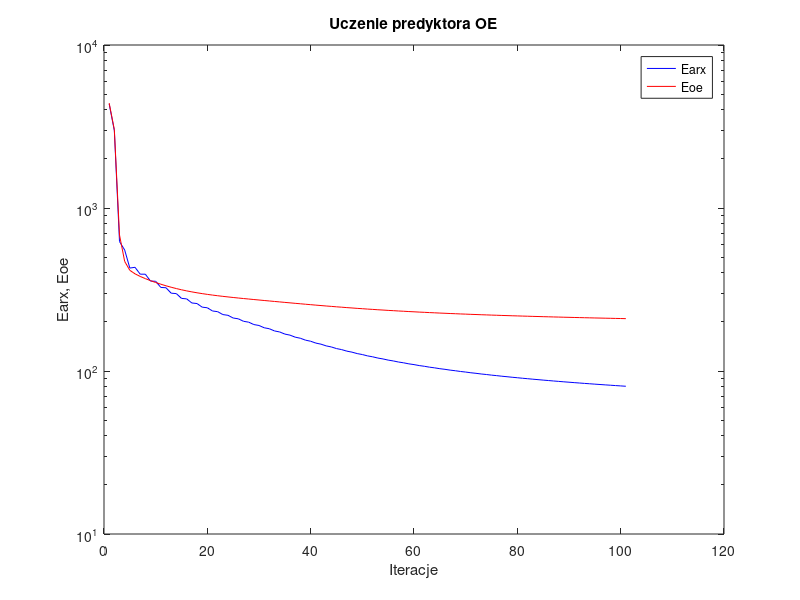
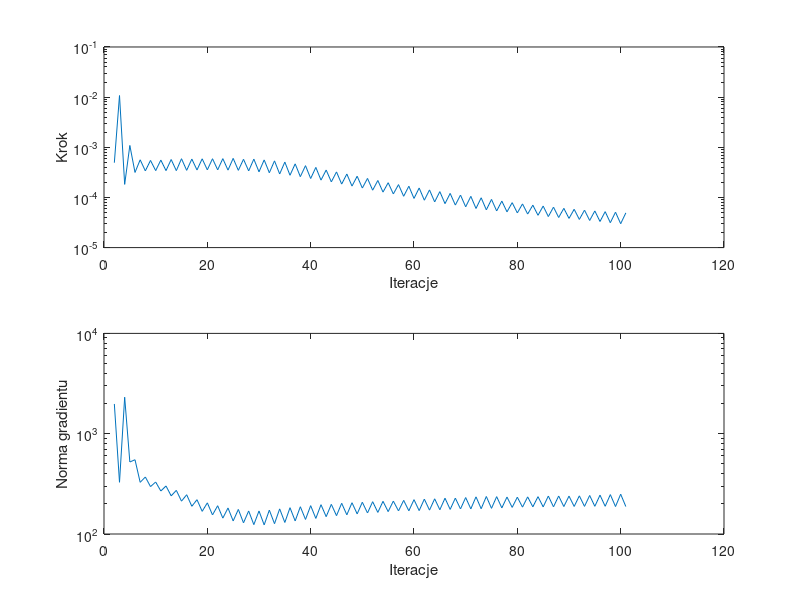

These charts were generated, in order, by the following MATLAB code:
%uczenie predyktora oe
clear all;
n=0; farx(n+1)=4.353634e+003; foe(n+1)=4.400708e+003; wspucz(n+1)=0.000000e+000; ng(n+1)=0.000000e+000;
n=1; farx(n+1)=2.986065e+003; foe(n+1)=3.024289e+003; krok(n+1)=4.927090e-004; ng(n+1)=1.979127e+003;
n=2; farx(n+1)=6.224092e+002; foe(n+1)=6.827533e+002; krok(n+1)=1.076348e-002; ng(n+1)=3.278477e+002;
n=3; farx(n+1)=5.525453e+002; foe(n+1)=4.702556e+002; krok(n+1)=1.821736e-004; ng(n+1)=2.310217e+003;
n=4; farx(n+1)=4.281304e+002; foe(n+1)=4.146465e+002; krok(n+1)=1.088038e-003; ng(n+1)=5.222261e+002;
n=5; farx(n+1)=4.326873e+002; foe(n+1)=3.946551e+002; krok(n+1)=3.151866e-004; ng(n+1)=5.500297e+002;
n=6; farx(n+1)=3.927092e+002; foe(n+1)=3.804298e+002; krok(n+1)=5.631478e-004; ng(n+1)=3.274472e+002;
n=7; farx(n+1)=3.925754e+002; foe(n+1)=3.688308e+002; krok(n+1)=3.383827e-004; ng(n+1)=3.701942e+002;
n=8; farx(n+1)=3.562979e+002; foe(n+1)=3.583724e+002; krok(n+1)=5.469456e-004; ng(n+1)=2.968788e+002;
n=9; farx(n+1)=3.551894e+002; foe(n+1)=3.491400e+002; krok(n+1)=3.423805e-004; ng(n+1)=3.297922e+002;
n=10; farx(n+1)=3.256250e+002; foe(n+1)=3.407297e+002; krok(n+1)=5.559287e-004; ng(n+1)=2.683246e+002;
n=11; farx(n+1)=3.241193e+002; foe(n+1)=3.332598e+002; krok(n+1)=3.423805e-004; ng(n+1)=3.012513e+002;
n=12; farx(n+1)=3.001996e+002; foe(n+1)=3.264816e+002; krok(n+1)=5.705256e-004; ng(n+1)=2.401237e+002;
n=13; farx(n+1)=2.984208e+002; foe(n+1)=3.204630e+002; krok(n+1)=3.423805e-004; ng(n+1)=2.723445e+002;
n=14; farx(n+1)=2.789148e+002; foe(n+1)=3.149890e+002; krok(n+1)=5.921158e-004; ng(n+1)=2.124743e+002;
n=15; farx(n+1)=2.770251e+002; foe(n+1)=3.101257e+002; krok(n+1)=3.467612e-004; ng(n+1)=2.463602e+002;
n=16; farx(n+1)=2.614490e+002; foe(n+1)=3.057872e+002; krok(n+1)=5.823131e-004; ng(n+1)=1.889079e+002;
n=17; farx(n+1)=2.593404e+002; foe(n+1)=3.019139e+002; krok(n+1)=3.529670e-004; ng(n+1)=2.199188e+002;
n=18; farx(n+1)=2.464742e+002; foe(n+1)=2.983779e+002; krok(n+1)=5.892785e-004; ng(n+1)=1.681717e+002;
n=19; farx(n+1)=2.442796e+002; foe(n+1)=2.951999e+002; krok(n+1)=3.550621e-004; ng(n+1)=2.044546e+002;
n=20; farx(n+1)=2.334826e+002; foe(n+1)=2.922609e+002; krok(n+1)=5.916287e-004; ng(n+1)=1.549537e+002;
n=21; farx(n+1)=2.312114e+002; foe(n+1)=2.895906e+002; krok(n+1)=3.550621e-004; ng(n+1)=1.914050e+002;
n=22; farx(n+1)=2.219349e+002; foe(n+1)=2.870681e+002; krok(n+1)=5.939298e-004; ng(n+1)=1.439885e+002;
n=23; farx(n+1)=2.196033e+002; foe(n+1)=2.847480e+002; krok(n+1)=3.505243e-004; ng(n+1)=1.816828e+002;
n=24; farx(n+1)=2.113884e+002; foe(n+1)=2.824936e+002; krok(n+1)=6.011432e-004; ng(n+1)=1.349924e+002;
n=25; farx(n+1)=2.089989e+002; foe(n+1)=2.803976e+002; krok(n+1)=3.467612e-004; ng(n+1)=1.757981e+002;
n=26; farx(n+1)=2.018279e+002; foe(n+1)=2.783545e+002; krok(n+1)=5.769389e-004; ng(n+1)=1.292124e+002;
n=27; farx(n+1)=1.993551e+002; foe(n+1)=2.764316e+002; krok(n+1)=3.383827e-004; ng(n+1)=1.697737e+002;
n=28; farx(n+1)=1.927311e+002; foe(n+1)=2.744773e+002; krok(n+1)=5.805971e-004; ng(n+1)=1.240108e+002;
n=29; farx(n+1)=1.902346e+002; foe(n+1)=2.726311e+002; krok(n+1)=3.241749e-004; ng(n+1)=1.696189e+002;
n=30; farx(n+1)=1.841985e+002; foe(n+1)=2.707462e+002; krok(n+1)=5.604282e-004; ng(n+1)=1.233161e+002;
n=31; farx(n+1)=1.816659e+002; foe(n+1)=2.689675e+002; krok(n+1)=3.106177e-004; ng(n+1)=1.730279e+002;
n=32; farx(n+1)=1.761190e+002; foe(n+1)=2.671270e+002; krok(n+1)=5.362293e-004; ng(n+1)=1.267209e+002;
n=33; farx(n+1)=1.735875e+002; foe(n+1)=2.653965e+002; krok(n+1)=2.935517e-004; ng(n+1)=1.780489e+002;
n=34; farx(n+1)=1.684788e+002; foe(n+1)=2.635871e+002; krok(n+1)=5.069434e-004; ng(n+1)=1.303243e+002;
n=35; farx(n+1)=1.659688e+002; foe(n+1)=2.619070e+002; krok(n+1)=2.767368e-004; ng(n+1)=1.829476e+002;
n=36; farx(n+1)=1.613192e+002; foe(n+1)=2.601429e+002; krok(n+1)=4.676141e-004; ng(n+1)=1.350564e+002;
n=37; farx(n+1)=1.588582e+002; foe(n+1)=2.585248e+002; krok(n+1)=2.594055e-004; ng(n+1)=1.869919e+002;
n=38; farx(n+1)=1.546113e+002; foe(n+1)=2.568108e+002; krok(n+1)=4.302964e-004; ng(n+1)=1.397165e+002;
n=39; farx(n+1)=1.522504e+002; foe(n+1)=2.552570e+002; krok(n+1)=2.385047e-004; ng(n+1)=1.917120e+002;
n=40; farx(n+1)=1.483451e+002; foe(n+1)=2.535887e+002; krok(n+1)=3.970634e-004; ng(n+1)=1.430059e+002;
n=41; farx(n+1)=1.460778e+002; foe(n+1)=2.521094e+002; krok(n+1)=2.215284e-004; ng(n+1)=1.959532e+002;
n=42; farx(n+1)=1.426109e+002; foe(n+1)=2.505234e+002; krok(n+1)=3.519628e-004; ng(n+1)=1.488954e+002;
n=43; farx(n+1)=1.404546e+002; foe(n+1)=2.491335e+002; krok(n+1)=2.044712e-004; ng(n+1)=1.975813e+002;
n=44; farx(n+1)=1.372782e+002; foe(n+1)=2.476162e+002; krok(n+1)=3.229906e-004; ng(n+1)=1.523365e+002;
n=45; farx(n+1)=1.352725e+002; foe(n+1)=2.463026e+002; krok(n+1)=1.845902e-004; ng(n+1)=2.024923e+002;
n=46; farx(n+1)=1.323900e+002; foe(n+1)=2.448583e+002; krok(n+1)=2.930791e-004; ng(n+1)=1.553282e+002;
n=47; farx(n+1)=1.305157e+002; foe(n+1)=2.436299e+002; krok(n+1)=1.684609e-004; ng(n+1)=2.050578e+002;
n=48; farx(n+1)=1.279143e+002; foe(n+1)=2.422655e+002; krok(n+1)=2.647908e-004; ng(n+1)=1.586343e+002;
n=49; farx(n+1)=1.261662e+002; foe(n+1)=2.411195e+002; krok(n+1)=1.539526e-004; ng(n+1)=2.073834e+002;
n=50; farx(n+1)=1.238206e+002; foe(n+1)=2.398369e+002; krok(n+1)=2.394046e-004; ng(n+1)=1.620685e+002;
n=51; farx(n+1)=1.222056e+002; foe(n+1)=2.387681e+002; krok(n+1)=1.395201e-004; ng(n+1)=2.099612e+002;
n=52; farx(n+1)=1.200772e+002; foe(n+1)=2.375607e+002; krok(n+1)=2.178264e-004; ng(n+1)=1.641588e+002;
n=53; farx(n+1)=1.185763e+002; foe(n+1)=2.365659e+002; krok(n+1)=1.277305e-004; ng(n+1)=2.117764e+002;
n=54; farx(n+1)=1.166631e+002; foe(n+1)=2.354359e+002; krok(n+1)=1.966794e-004; ng(n+1)=1.671765e+002;
n=55; farx(n+1)=1.152659e+002; foe(n+1)=2.345106e+002; krok(n+1)=1.174532e-004; ng(n+1)=2.129129e+002;
n=56; farx(n+1)=1.135240e+002; foe(n+1)=2.334537e+002; krok(n+1)=1.802468e-004; ng(n+1)=1.699659e+002;
n=57; farx(n+1)=1.122500e+002; foe(n+1)=2.325878e+002; krok(n+1)=1.055010e-004; ng(n+1)=2.164359e+002;
n=58; farx(n+1)=1.106394e+002; foe(n+1)=2.315928e+002; krok(n+1)=1.673718e-004; ng(n+1)=1.703326e+002;
n=59; farx(n+1)=1.094710e+002; foe(n+1)=2.307830e+002; krok(n+1)=9.560623e-005; ng(n+1)=2.200262e+002;
n=60; farx(n+1)=1.079929e+002; foe(n+1)=2.298479e+002; krok(n+1)=1.543615e-004; ng(n+1)=1.711137e+002;
n=61; farx(n+1)=1.069081e+002; foe(n+1)=2.290918e+002; krok(n+1)=8.806747e-005; ng(n+1)=2.227175e+002;
n=62; farx(n+1)=1.055642e+002; foe(n+1)=2.282162e+002; krok(n+1)=1.413318e-004; ng(n+1)=1.730336e+002;
n=63; farx(n+1)=1.045544e+002; foe(n+1)=2.275096e+002; krok(n+1)=8.147519e-005; ng(n+1)=2.243286e+002;
n=64; farx(n+1)=1.033214e+002; foe(n+1)=2.266881e+002; krok(n+1)=1.306299e-004; ng(n+1)=1.745657e+002;
n=65; farx(n+1)=1.023835e+002; foe(n+1)=2.260250e+002; krok(n+1)=7.519941e-005; ng(n+1)=2.274306e+002;
n=66; farx(n+1)=1.012554e+002; foe(n+1)=2.252530e+002; krok(n+1)=1.203802e-004; ng(n+1)=1.758917e+002;
n=67; farx(n+1)=1.003743e+002; foe(n+1)=2.246314e+002; krok(n+1)=7.043991e-005; ng(n+1)=2.278684e+002;
n=68; farx(n+1)=9.933763e+001; foe(n+1)=2.239063e+002; krok(n+1)=1.116382e-004; ng(n+1)=1.778535e+002;
n=69; farx(n+1)=9.851998e+001; foe(n+1)=2.233202e+002; krok(n+1)=6.503398e-005; ng(n+1)=2.308975e+002;
n=70; farx(n+1)=9.755026e+001; foe(n+1)=2.226348e+002; krok(n+1)=1.051281e-004; ng(n+1)=1.780369e+002;
n=71; farx(n+1)=9.678909e+001; foe(n+1)=2.220804e+002; krok(n+1)=6.024230e-005; ng(n+1)=2.347115e+002;
n=72; farx(n+1)=9.588736e+001; foe(n+1)=2.214324e+002; krok(n+1)=9.848602e-005; ng(n+1)=1.786807e+002;
n=73; farx(n+1)=9.517078e+001; foe(n+1)=2.209081e+002; krok(n+1)=5.658127e-005; ng(n+1)=2.365663e+002;
n=74; farx(n+1)=9.434146e+001; foe(n+1)=2.202960e+002; krok(n+1)=9.140099e-005; ng(n+1)=1.802371e+002;
n=75; farx(n+1)=9.366069e+001; foe(n+1)=2.198007e+002; krok(n+1)=5.378705e-005; ng(n+1)=2.358215e+002;
n=76; farx(n+1)=9.290054e+001; foe(n+1)=2.192219e+002; krok(n+1)=8.459568e-005; ng(n+1)=1.820618e+002;
n=77; farx(n+1)=9.224902e+001; foe(n+1)=2.187535e+002; krok(n+1)=5.161420e-005; ng(n+1)=2.335199e+002;
n=78; farx(n+1)=9.154926e+001; foe(n+1)=2.182053e+002; krok(n+1)=7.872898e-005; ng(n+1)=1.842019e+002;
n=79; farx(n+1)=9.092935e+001; foe(n+1)=2.177603e+002; krok(n+1)=4.916986e-005; ng(n+1)=2.328295e+002;
n=80; farx(n+1)=9.027504e+001; foe(n+1)=2.172390e+002; krok(n+1)=7.432247e-005; ng(n+1)=1.853788e+002;
n=81; farx(n+1)=8.968681e+001; foe(n+1)=2.168145e+002; krok(n+1)=4.661880e-005; ng(n+1)=2.345381e+002;
n=82; farx(n+1)=8.907449e+001; foe(n+1)=2.163178e+002; krok(n+1)=7.022416e-005; ng(n+1)=1.865479e+002;
n=83; farx(n+1)=8.851855e+001; foe(n+1)=2.159122e+002; krok(n+1)=4.404185e-005; ng(n+1)=2.356549e+002;
n=84; farx(n+1)=8.793508e+001; foe(n+1)=2.154370e+002; krok(n+1)=6.738910e-005; ng(n+1)=1.863228e+002;
n=85; farx(n+1)=8.740939e+001; foe(n+1)=2.150479e+002; krok(n+1)=4.154824e-005; ng(n+1)=2.390392e+002;
n=86; farx(n+1)=8.685881e+001; foe(n+1)=2.145929e+002; krok(n+1)=6.409618e-005; ng(n+1)=1.866591e+002;
n=87; farx(n+1)=8.635567e+001; foe(n+1)=2.142202e+002; krok(n+1)=3.980988e-005; ng(n+1)=2.393955e+002;
n=88; farx(n+1)=8.583971e+001; foe(n+1)=2.137847e+002; krok(n+1)=6.065098e-005; ng(n+1)=1.877970e+002;
n=89; farx(n+1)=8.535805e+001; foe(n+1)=2.134273e+002; krok(n+1)=3.819627e-005; ng(n+1)=2.386561e+002;
n=90; farx(n+1)=8.486826e+001; foe(n+1)=2.130092e+002; krok(n+1)=5.805985e-005; ng(n+1)=1.882203e+002;
n=91; farx(n+1)=8.440885e+001; foe(n+1)=2.126652e+002; krok(n+1)=3.643108e-005; ng(n+1)=2.401486e+002;
n=92; farx(n+1)=8.394170e+001; foe(n+1)=2.122631e+002; krok(n+1)=5.581911e-005; ng(n+1)=1.885283e+002;
n=93; farx(n+1)=8.350350e+001; foe(n+1)=2.119314e+002; krok(n+1)=3.473178e-005; ng(n+1)=2.421560e+002;
n=94; farx(n+1)=8.305676e+001; foe(n+1)=2.115439e+002; krok(n+1)=5.378705e-005; ng(n+1)=1.888274e+002;
n=95; farx(n+1)=8.263847e+001; foe(n+1)=2.112235e+002; krok(n+1)=3.313844e-005; ng(n+1)=2.441059e+002;
n=96; farx(n+1)=8.220882e+001; foe(n+1)=2.108495e+002; krok(n+1)=5.210339e-005; ng(n+1)=1.889358e+002;
n=97; farx(n+1)=8.181223e+001; foe(n+1)=2.105393e+002; krok(n+1)=3.136337e-005; ng(n+1)=2.470546e+002;
n=98; farx(n+1)=8.139473e+001; foe(n+1)=2.101766e+002; krok(n+1)=5.083014e-005; ng(n+1)=1.879083e+002;
n=99; farx(n+1)=8.101567e+001; foe(n+1)=2.098760e+002; krok(n+1)=2.995233e-005; ng(n+1)=2.494282e+002;
n=100; farx(n+1)=8.061438e+001; foe(n+1)=2.095248e+002; krok(n+1)=4.916986e-005; ng(n+1)=1.878222e+002;

figure; semilogy(farx,'b'); hold on; semilogy(foe,'r'); xlabel('Iteracje'); ylabel('Earx, Eoe'); legend('Earx','Eoe'); title('Uczenie predyktora OE');
figure; subplot(2,1,1); semilogy(krok); xlabel('Iteracje'); ylabel('Krok');
subplot(2,1,2); semilogy(ng); xlabel('Iteracje'); ylabel('Norma gradientu');
Earx=farx(n+1)
Eoe=foe(n+1)
